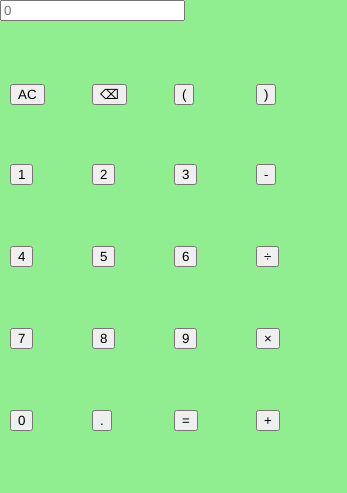
Frame 1 (no input)
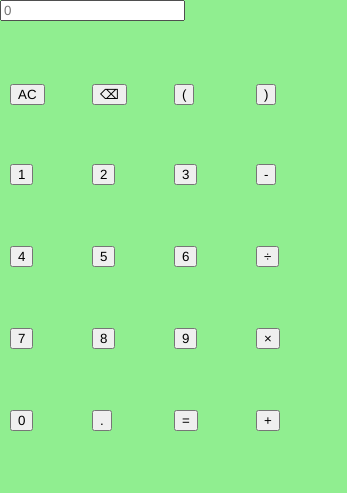
Frame 60 (no input)
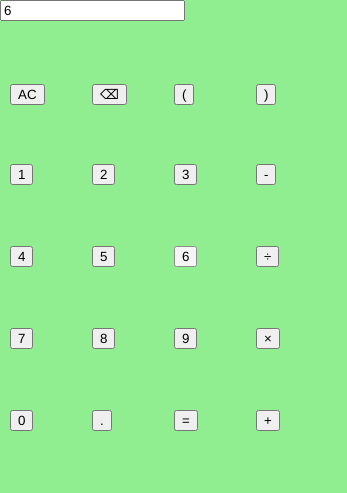
Frame 120 (the mouse pressed at the canvas centre since frame 60)

The p5.js sketch that drew these frames (run headless with seeded random() and noise() and a simulated clock; from frame 60 on, the mouse is pressed at the canvas centre):

// p5.js sketch
// ── sketch.js
var canvas;
var ui = '';
var result;
var dc,mc;

function setup(){
    canvas = createCanvas(347,493);
    canvas.class("can");
    calc = new cal();
}

function draw(){
    background("lightgreen");
    calc.display();
}
// ── data.js
class cal {
    constructor() {
        this.input = createInput("").attribute("placeholder","0");
        this.b1 = createButton("1");
        this.b2 = createButton("2");
        this.b3 = createButton("3");
        this.b4 = createButton("4");
        this.b5 = createButton("5");
        this.b6 = createButton("6");
        this.b7 = createButton("7");
        this.b8 = createButton("8");
        this.b9 = createButton("9");
        this.b0 = createButton("0");
        this.bac = createButton("AC");
        this.bdot = createButton(".");
        this.bmulti = createButton("×");
        this.bdiv = createButton("÷");
        this.bmin = createButton("-");
        this.bplus = createButton("+");
        this.bequal = createButton("=");
        this.bspace = createButton("⌫");
        this.bo = createButton("(");
        this.bc = createButton(")");
    }

    style() {
        this.bequal.class("equal");
        this.input.class("di");
        this.b1.class("db");
        this.b2.class("db");
        this.b3.class("db");
        this.b4.class("db");
        this.b5.class("db");
        this.b6.class("db");
        this.b7.class("db");
        this.b8.class("db");
        this.b9.class("db");
        this.b0.class("db");
        this.bac.class("p");
        this.bdot.class("db");
        this.bmulti.class("dcb");
        this.bdiv.class("dcb");
        this.bmin.class("dcb");
        this.bplus.class("dcb");
        this.bspace.class("p");
        this.bo.class("p");
        this.bc.class("p");
    }

    hmp() {
    this.b1.mousePressed(()=> {
        ui = ui+"1";
    });
    this.b2.mousePressed(()=> {
        ui = ui+"2";
    });
    this.b3.mousePressed(()=> {
        ui = ui+"3";
    });
    this.b4.mousePressed(()=> {
        ui = ui+"4";
    });
    this.b5.mousePressed(()=> {
        ui = ui+"5";
    });
    this.b6.mousePressed(()=> {
        ui = ui+"6";
    });
    this.b7.mousePressed(()=> {
        ui = ui+"7";
    });
    this.b8.mousePressed(()=> {
        ui = ui+"8";
    });
    this.b9.mousePressed(()=> {
        ui = ui+"9";
    });
    this.b0.mousePressed(()=> {
        ui = ui+"0";
    });
    this.bac.mousePressed(()=> {
        ui = '';
    });
    this.bdot.mousePressed(()=> {
        ui = ui+".";
    });
    this.bequal.mousePressed(()=> {
        result = eval(this.input.value());
        ui = result;
    });
    this.bmulti.mousePressed(()=> {
        ui = ui+"*";
    });
    this.bdiv.mousePressed(()=> {
        ui = ui+"/";
    });
    this.bmin.mousePressed(()=> {
        ui = ui+"-";
    });
    this.bplus.mousePressed(()=> {
        ui = ui+"+";    
    });
    this.bo.mousePressed(()=> {
        ui = ui+"(";    
    });
    this.bc.mousePressed(()=> {
        ui = ui+")";    
    });
    this.bspace.mousePressed(()=> {    
        ui = ui.slice(0,-1);
    });
    this.input.value(ui);
    }

    display() {
        this.style();
        this.hmp();
        this.input.position(0,0);
        this.b1.position(10,164);
        this.b2.position(92,164);
        this.b3.position(174,164);
        this.b4.position(10,246);
        this.b5.position(92,246);
        this.b6.position(174,246);
        this.b7.position(10,328);
        this.b8.position(92,328);
        this.b9.position(174,328);
        this.b0.position(10,410);
        this.bdot.position(92,410);
        this.bac.position(10,84);
        this.bmulti.position(256,328);
        this.bdiv.position(256,246);
        this.bmin.position(256,164);
        this.bplus.position(256,410);
        this.bequal.position(174,410);
        this.bspace.position(92,84);
        this.bo.position(174,84);
        this.bc.position(256,84);
    }
}
// ── style.css
html, body {
  margin: 0;
  padding: 0;
}

::placeholder {
  color:white;
  opacity:1;
  font-size:40px;
  text-align: right;
}

.can {
  border-radius: 30px;
}

.di {
  width: 291px;
  height:71px;
  border: 3px solid lightgreen;
  border-radius: 10px;
  padding: 5px;
  background-color:lightgreen;
  color:white;
  font-size: 40px;
  outline:none;
  font-family: volkorn;
  text-align: right;
}

.db {
  width:50px;
  height:50px;
  background-color: grey;
  border: 3px solid grey;
  color: black;
  font-weight:bold;
  border-radius: 100px;
  margin-bottom:100px;
  text-align: center;
  text-decoration: none;
  display: inline-block;
  font-size: 25px;
  font-family: vollkorn;
  margin: 4px 2px;
  cursor: pointer;
  -webkit-transition-duration: 0.4s; /* Safari */
  transition-duration: 0.4s;
  outline: none;
}

.dcb {
  width:50px;
  height:50px;
  background-color: orange;
  border: 3px solid orange;
  color: black;
  font-weight:bold;
  border-radius: 100px;
  margin-bottom:100px;
  text-align: center;
  text-decoration: none;
  display: inline-block;
  font-size: 25px;
  font-family: vollkorn;
  margin: 4px 2px;
  cursor: pointer;
  -webkit-transition-duration: 0.4s; /* Safari */
  transition-duration: 0.4s;
  outline: none;
}

.p {
  width:50px;
  height:50px;
  background-color: lightgrey;
  border: 3px solid lightgrey;
  color: black;
  font-weight:bold;
  border-radius: 100px;
  margin-bottom:100px;
  text-align: center;
  text-decoration: none;
  display: inline-block;
  font-size: 25px;
  font-family: vollkorn;
  margin: 4px 2px;
  cursor: pointer;
  -webkit-transition-duration: 0.4s; /* Safari */
  transition-duration: 0.4s;
  outline: none;
}

.zero {
  width:130px;
  height:50px;
  background-color: grey;
  border: 3px solid grey;
  color: black;
  font-weight:bold;
  border-radius: 100px;
  margin-bottom:100px;
  text-align: center;
  text-decoration: none;
  display: inline-block;
  font-size: 25px;
  font-family: vollkorn;
  margin: 4px 2px;
  cursor: pointer;
  -webkit-transition-duration: 0.4s; /* Safari */
  transition-duration: 0.4s;
  outline: none;
}

.equal {
  width:50px;
  height:50px;
  background-color: white;
  border: 3px solid white;
  color: black;
  font-weight:bold;
  border-radius: 100px;
  margin-bottom:100px;
  text-align: center;
  text-decoration: none;
  display: inline-block;
  font-size: 25px;
  font-family: vollkorn;
  margin: 4px 2px;
  cursor: pointer;
  -webkit-transition-duration: 0.4s; /* Safari */
  transition-duration: 0.4s;
  outline: none;
}
